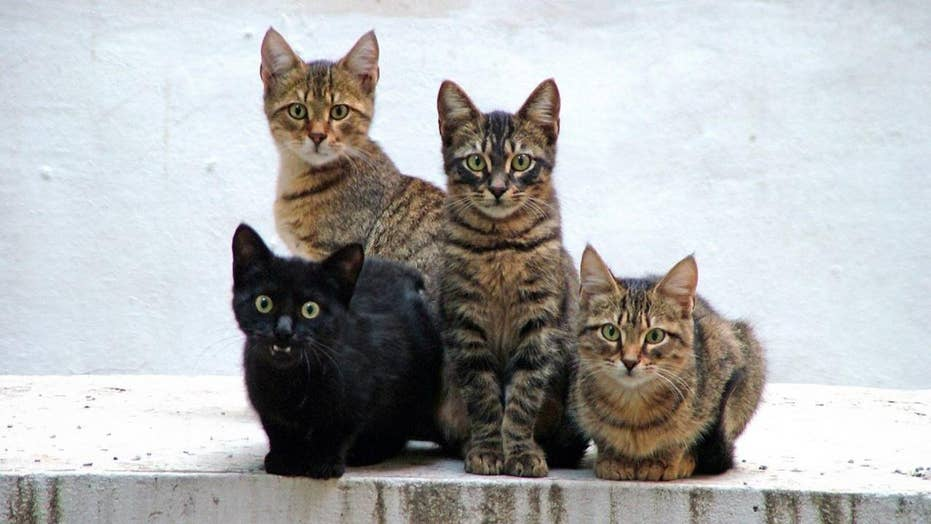
#> input picture Computer-vision/image/cats.jpg, 931 x 524 px, found by its file name
$ python '计算HOG特征并可视化.py'   (older library calls are emulated)
#> lines starting #> are read from the running program, lines starting #| are printed output that depends on the picture
import cv2
import numpy as np
from skimage.feature import hog
from skimage import exposure
import matplotlib.pyplot as plt
import matplotlib.cm as cm

# 读取图像
image = cv2.imread("./image/cats.jpg")
#> image is the input picture: shape (524, 931, 3); mean B, G, R 176.5, 176.3, 175.7
image = cv2.cvtColor(image, cv2.COLOR_BGR2RGB)

# 计算HOG特征
fd, hog_image = hog(image, orientations=8, pixels_per_cell=(16, 16),
                    cells_per_block=(1, 1), visualize=True, multichannel=True)
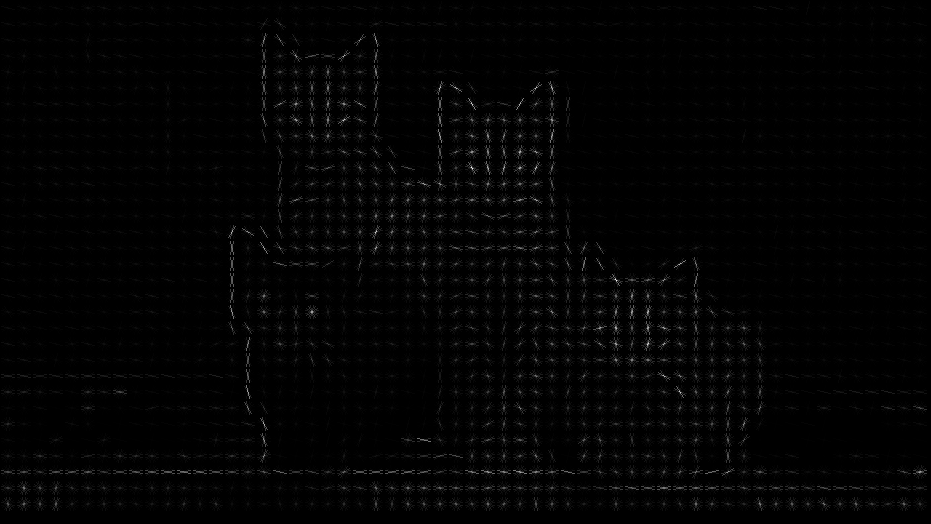
#> hog_image: shape (524, 931) float64; min 0, max 47.6, mean 0.6; drawn with min black and max white
#> fd = 14848 values, max 1 at index 12972, min 0 at index 7, mean 0.338

# 可视化HOG特征
hog_image_rescaled = exposure.rescale_intensity(hog_image, in_range=(0, 10))
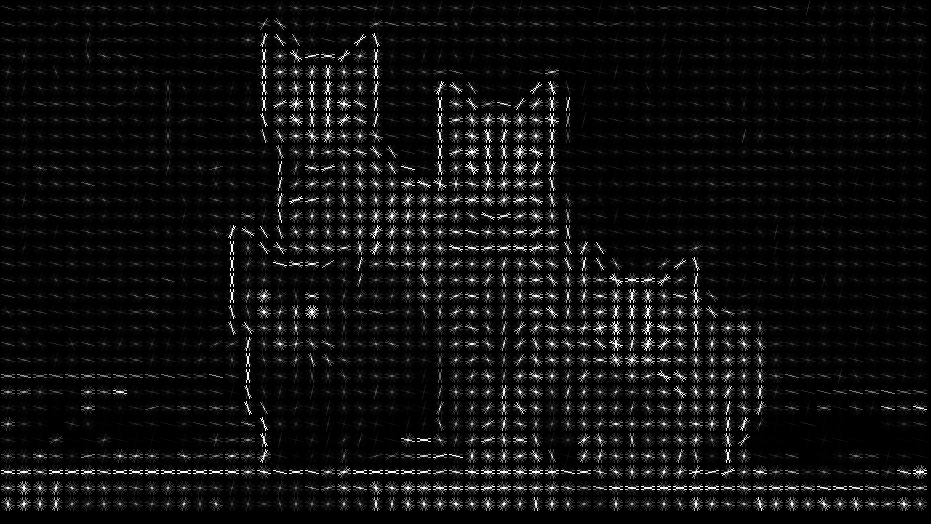
#> hog_image_rescaled: shape (524, 931) float64; min 0, max 1, mean 0.0579

fig, (ax1, ax2) = plt.subplots(1, 2, figsize=(8, 4), sharex=True, sharey=True)
ax1.axis('off')
ax1.imshow(image, cmap=plt.cm.gray)
ax1.set_title('Input image')
# Rescale histogram for better display
hog_image_rescaled = exposure.rescale_intensity(hog_image, in_range=(0, 10))
ax2.axis('off')
ax2.imshow(hog_image_rescaled, cmap=plt.cm.gray)
ax2.set_title('Histogram of Oriented Gradients')
plt.show()
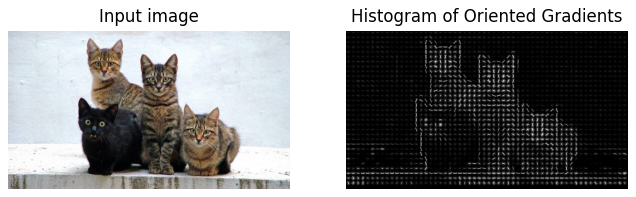
#> figure drawn by matplotlib, 2 panels
